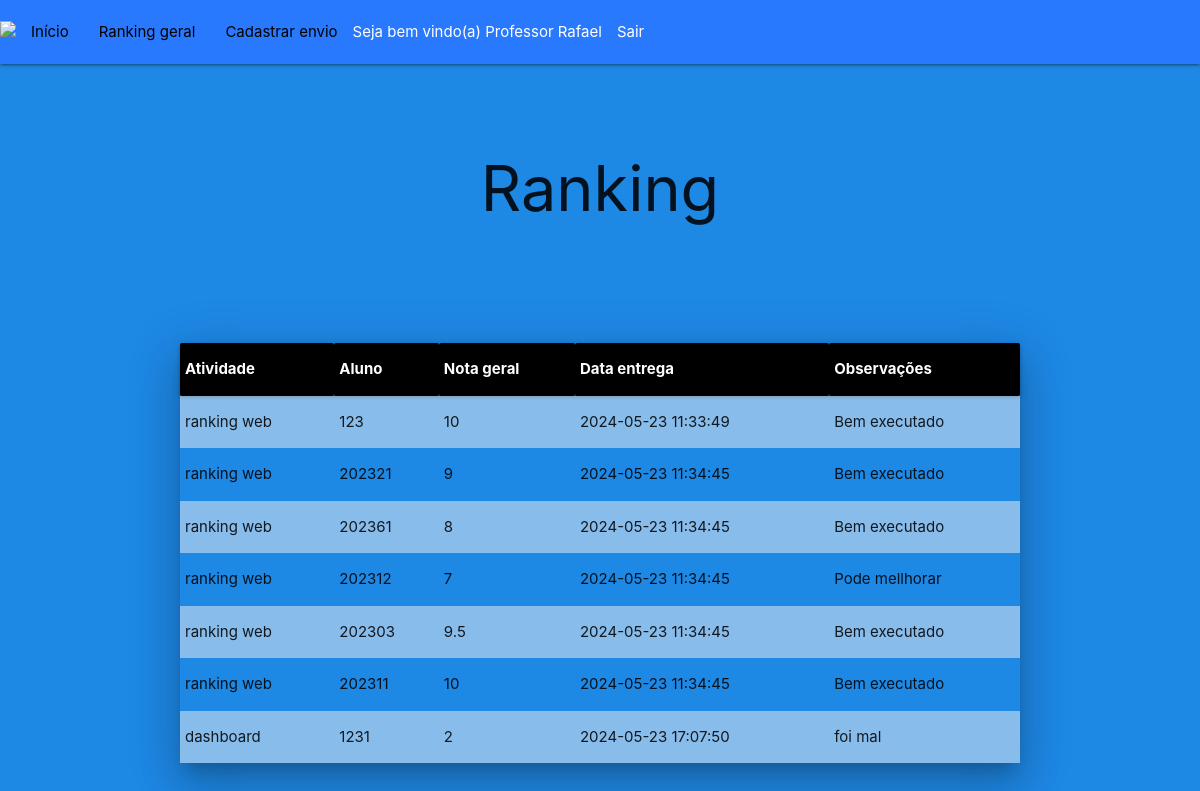
Screenshot of /ranking_geral.php (signed in) with the database file from the repository.
### tables this page shows
CREATE TABLE `entrega_atividade` (
  `atividade_codigo` int(50) NOT NULL,
  `atividade_nome` varchar(50) NOT NULL,
  `atividade_aluno` int(11) NOT NULL,
  `atividade_nota` varchar(4) NOT NULL,
  `atividade_data_entrega` datetime DEFAULT current_timestamp(),
  `atividade_observacoes` text DEFAULT NULL
);

### ranking_geral.php (the view, shortened to what this page needs)
<!DOCTYPE html>
<html lang="pt-br">
<head>
    <link rel="stylesheet" href="https://cdnjs.cloudflare.com/ajax/libs/materialize/1.0.0/css/materialize.min.css">
</head>
<body class=" blue darken-1">
<nav>
    <div class="nav-wrapper blue accent-3">
      <ul id="nav-mobile" class="left   ">
            <li><img class="responsive-img"  style="max-width:100px;" src="https://www.fai.com.br/vestibular/img/unifai2023.png"> <br/></li>
            <li class='col s2 center-align '><a style='color:black;' href='index.php'>Início</a></li>
            <li class='col s2 center-align '><a style='color:black;' href='ranking_geral.php'>Ranking geral</a></li>
            <li class='col s2 center-align '><a style='color:black;' href='ranking_cadastro_envio.php'>Cadastrar envio</a></li>
            <?php
                    if(!isset($_SESSION["username"])){
                        header("Location:ranking_login.php");
                    }
                    else{
                        echo "  <li class='col s2 center-align' >Seja bem vindo(a) ".$_SESSION["nome"]."</li>
                                <li class='col s2 center-align' ><a href='ranking_sair.php'> Sair </a></li>";
                    }
                    ?>
      </ul>
    </div>
  </nav>
    <div class="container  blue darken-1 ">
        <div>
            <h1 style="text-align: center; margin-top: 6rem">
                Ranking
            </h1>
        </div>
        <div style="display: flex; align-items: center; margin-top: 15vh;">
            <table class="striped responsive-table z-depth-5">
                <thead class="card-panel black white-text">
                    <tr>
                        <th>Atividade</th>
                        <th>Aluno</th>
                        <th>Nota geral</th>
                        <th>Data entrega</th>
                        <th>Observações</th>
                    </tr>
                </thead>
                <tbody class="centered">
<?php
$db = new Database();
$conn = $db->connect();
        if ($conn) {
            try {
                $query = "SELECT * FROM `entrega_atividade`";
                $stmt = $conn->prepare($query);
                $stmt->execute();
                $results = $stmt->fetchAll();
                if ($results) {
                    foreach ($results as $linha) {
                        echo "<tr><td>" . $linha['atividade_nome'] . "</td>
                        <td>" . $linha['atividade_aluno'] . "</td>
                        <td>" . $linha['atividade_nota'] . "</td>
                        <td>" . $linha['atividade_data_entrega'] . "</td>
                        <td>" . $linha['atividade_observacoes'] . "</td>
                        </tr>" ;
                    }
                } else {
                    echo "Nenhuma entrega de atividade cadastrada";
                }
            } catch (PDOException $e) {
                echo "Erro na consulta: " . $e->getMessage();
            }
        } else {
            echo "Falha na conexão.";
        }
?>
                </tbody>
            </table>
        </div>
    </div>
</body>
<div><label for=""><br/></label></div>
</html>

### rows the page displays
entrega_atividade: atividade_nome "ranking web", atividade_aluno "123", atividade_nota "10", atividade_data_entrega "2024-05-23 11:33:49", atividade_observacoes "Bem executado"
entrega_atividade: atividade_nome "ranking web", atividade_aluno "202321", atividade_nota "9", atividade_data_entrega "2024-05-23 11:34:45", atividade_observacoes "Bem executado"
entrega_atividade: atividade_nome "ranking web", atividade_aluno "202361", atividade_nota "8", atividade_data_entrega "2024-05-23 11:34:45", atividade_observacoes "Bem executado"
entrega_atividade: atividade_nome "ranking web", atividade_aluno "202312", atividade_nota "7", atividade_data_entrega "2024-05-23 11:34:45", atividade_observacoes "Pode mellhorar"
entrega_atividade: atividade_nome "ranking web", atividade_aluno "202303", atividade_nota "9.5", atividade_data_entrega "2024-05-23 11:34:45", atividade_observacoes "Bem executado"
entrega_atividade: atividade_nome "ranking web", atividade_aluno "202311", atividade_nota "10", atividade_data_entrega "2024-05-23 11:34:45", atividade_observacoes "Bem executado"
entrega_atividade: atividade_nome "dashboard", atividade_aluno "1231", atividade_nota "2", atividade_data_entrega "2024-05-23 17:07:50", atividade_observacoes "foi mal"

### other values shown
$_SESSION["nome"] "Professor Rafael"
